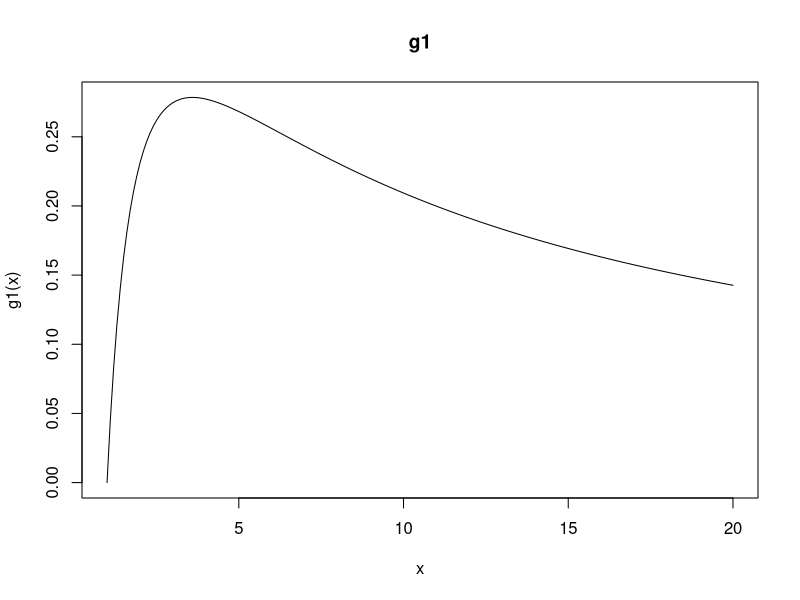
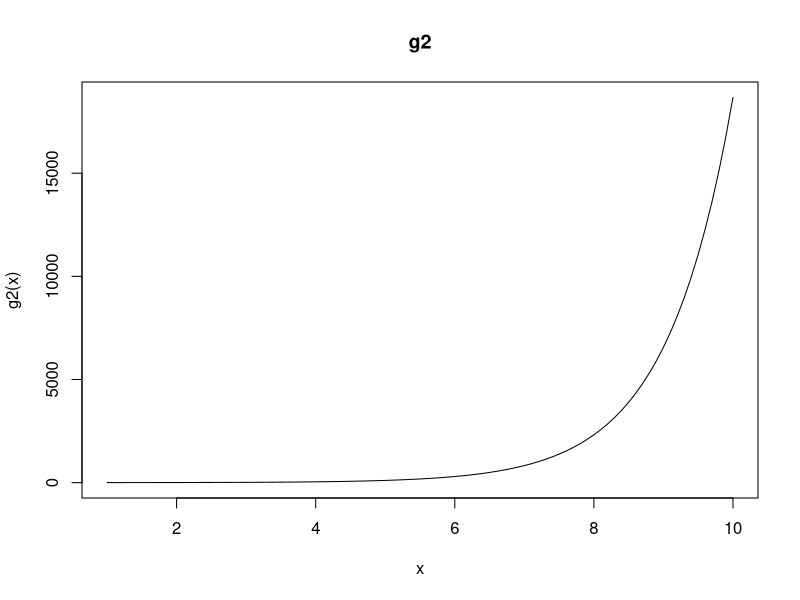
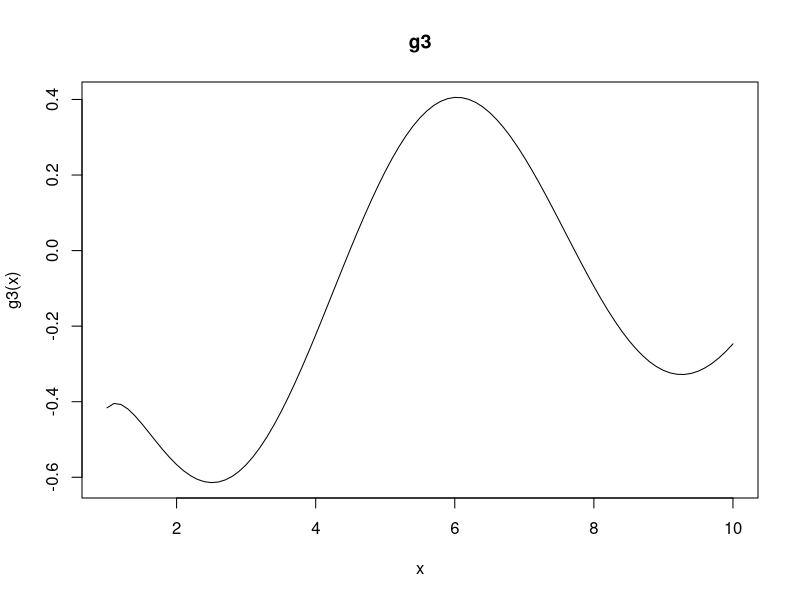
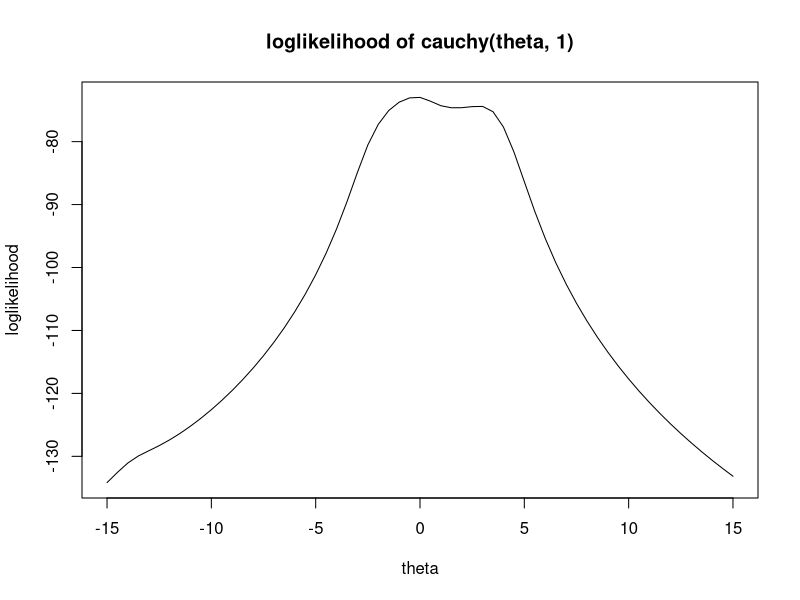

The R script that drew these images, in order: (Note: this script raises an error after producing the figures.)
require("numDeriv")

g1<-function(x){
  log(x)/(1+x)
}

f3<-function(x){
  (1+1/x-log(x))/(1+x)^2
}

g2 <- function(x){
   3^x/sqrt(x)
}

g3 <- function(x){
  cos(x+1/x)/sqrt(x)
}

# Define function
myBisec<-function(f, a, b, threshold = 10^-8){
  maxiter<-1000
  err<-1
  niter<-0
  x0<-(a+b)/2
  while ( niter<=maxiter && err >= threshold){
    #update interval
    if (grad(f, a)*grad(f, x0) <=0)	{b<-x0}
    else	{a<-x0}
    #update x
    oldx0<-x0
    x0<-(a+b)/2
    #update error and niter
    err<-abs(oldx0-x0)
    niter<-niter+1
    #print(paste(niter,x0,err,sep="  "))
  }
  df = data.frame(algorithm = "bisection", initial = c(a,b), x_star = x0, optimag = f(x0), niter = niter)
  return(df)
}

myNewton<-function(f, x0, threshold = 10^-8){
  maxiter = 1000
  err = 1
  niter = 0
  x.init = x0
  while (niter<=maxiter && err >= threshold){
    #update x
    x1 = x0 - (grad(f, x0)/hessian(f, x0)[1])
    err = abs(x0-x1)
    x0 = x1
    niter = niter+1
    #print(paste(niter,x0,err,sep="  "))
  }
  df = data.frame(algorithm = "Newton", initial = x.init, x_star = round(x1, 4), optimag = round(f(x1), 4), niter = niter)
  return(df)
}

mySecant<-function(f, x0, x1, threshold = 10^-8){
  maxiter = 1000
  err = 1
  niter = 0
  x0.init = x0; x1.init = x1
  while (niter<=maxiter && err >= threshold){
    #update x
    x2 = x1 - grad(f, x1)*(x1-x0)/(grad(f,x1)-grad(f,x0))
    #update error and niter
    err = abs(x2-x1)
    x0 = x1
    x1 = x2
    niter = niter+1
    # to see each step
    #print(paste(niter,x1,err,sep="  "))
  }
  df = data.frame(algorithm = "Secant", initial = c(x0.init, x1.init), x_star = round(x2,4), optimag = round(f(x2),4), niter = niter)
  return(df)
}

# result
plot(seq(1,20,0.1),g1(seq(1,20,0.1)),type='l',xlab="x",ylab="g1(x)",main="g1")
myBisec(g1, 1,5)
myNewton(g1, 1)
mySecant(g1, 1, 5)
optimize(g1,c(1,5), maximum = T)
system.time(for(i in 1:10^3) myBisec(g1, 1,5))
system.time(for(i in 1:10^3) myNewton(g1, 1))
system.time(for(i in 1:10^3) mySecant(g1, 1,5))
system.time(for(i in 1:10^3) optimize(g1,c(1,5), maximum = T))


plot(seq(1,10,0.1),g2(seq(1,10,0.1)),type='l',xlab="x",ylab="g2(x)",main="g2")
myBisec(g2, 1,4)
myNewton(g2, 1)
mySecant(g2, 1, 4)
system.time(for(i in 1:10^3) myBisec(g2, 1,5))
system.time(for(i in 1:10^3) myNewton(g2, 1))
system.time(for(i in 1:10^3) mySecant(g2, 1,5))
system.time(for(i in 1:10^3) optimize(g2,c(1,5), maximum = T))

plot(seq(1,10,0.1),g3(seq(1,10,0.1)),type='l',xlab="x",ylab="g3(x)",main="g3")
myBisec(g3, 5,7)
myNewton(g3, 5)
mySecant(g3, 5, 7)
system.time(for(i in 1:10^3) myBisec(g3, 5,7))
system.time(for(i in 1:10^3) myNewton(g3, 5))
system.time(for(i in 1:10^3) mySecant(g3, 5,7))
system.time(for(i in 1:10^3) optimize(g3,c(5,7), maximum = T))


#Exercise2.1
#a) log-likelihood
x.prob1 = c(1.77,-0.23,2.76,3.80,3.47,56.75,-1.34,4.24,-2.44,3.29,3.71,-2.40,
  4.53,-0.07,-1.05,-13.87,-2.53,-1.75,0.27,43.21)
loglkd.cauchy <- function(theta){
  loglkd.theta = rep(0, length(theta))
  for(i in 1:length(theta)){
    loglkd.theta[i] = sum(dcauchy(x.prob1, location = theta[i], scale = 1, log = T))
  }
  return(loglkd.theta)
}
plot(seq(-15,15,0.5), loglkd.cauchy(seq(-15,15,0.5)), type = 'l', xlab = 'theta', ylab='loglikelihood', main = "loglikelihood of cauchy(theta, 1)")
myNewton(loglkd.cauchy, 0)
optimize(loglkd.cauchy, c(-3,1), maximum = T)
theta.1<-c(-11,-1,0,1.5,4,4.7,7,8,38)

for(i in 2:length(theta.1)){
  print(myNewton(loglkd.cauchy, theta.1[i]))
}
#b)
myBisec(loglkd.cauchy, -1, 1)
myBisec(loglkd.cauchy, -3, -1)
myBisec(loglkd.cauchy, -2, 0)
myBisec(loglkd.cauchy, 0, 2)
myBisec(loglkd.cauchy, 1, 3)
myBisec(loglkd.cauchy, -2, 2)
myBisec(loglkd.cauchy, -3, 3)

#d)
mySecant(loglkd.cauchy, -2, -1)
mySecant(loglkd.cauchy, -3, 3)
mySecant(loglkd.cauchy, -1, 1)
mySecant(loglkd.cauchy, 0, 2)
mySecant(loglkd.cauchy, 1, 3)
mySecant(loglkd.cauchy, -2, 2)
mySecant(loglkd.cauchy, -2, 0)

#e)
system.time(for(i in 1:10^3) myBisec(loglkd.cauchy, -1,1))
system.time(for(i in 1:10^3) myNewton(loglkd.cauchy, 0))
system.time(for(i in 1:10^3) mySecant(loglkd.cauchy, -2,1))
system.time(for(i in 1:10^3) optimize(loglkd.cauchy, c(-3,1), maximum = T))

#a_normal)
x.prob.norm = rnorm(20, 0, 1)
loglkd.normal <- function(theta){
  loglkd.theta = rep(0, length(theta))
  for(i in 1:length(theta)){
    loglkd.theta[i] = sum(dnorm(x.prob.norm, mean = theta[i], sd = 1, log = T))
  }
  return(loglkd.theta)
}
for(i in 2:length(theta.1)){
  print(myNewton(loglkd.normal, theta.1[i]))
}

#b_normal)
myBisec(loglkd.normal, -1, 1)
myBisec(loglkd.normal, -3, -1)
myBisec(loglkd.normal, -2, 0)
myBisec(loglkd.normal, -2, 2)
myBisec(loglkd.normal, 1, 3)


#d_normal)
mySecant(loglkd.normal, -1, -1)
mySecant(loglkd.normal, -3, -1)
mySecant(loglkd.normal, 0, 2)
mySecant(loglkd.normal, -2, 2)
mySecant(loglkd.normal, -2, 0)

optimize(loglkd.normal, c(-1,1), maximum = T)

#e)
system.time(for(i in 1:10^3) myBisec(loglkd.normal, -1,1))
system.time(for(i in 1:10^3) myNewton(loglkd.normal, -1))
system.time(for(i in 1:10^3) mySecant(loglkd.normal, -2,0))
system.time(for(i in 1:10^3) optimize(loglkd.normal, c(-1,1), maximum = T))

# 2.2

# optim
# default: Nelder-Mead"
f <- expression(x^2, 'x')

# symbolic diffrentiation
D(f, 'x')
D(D(f, 'x'),'x')

# symbolic integration; maple